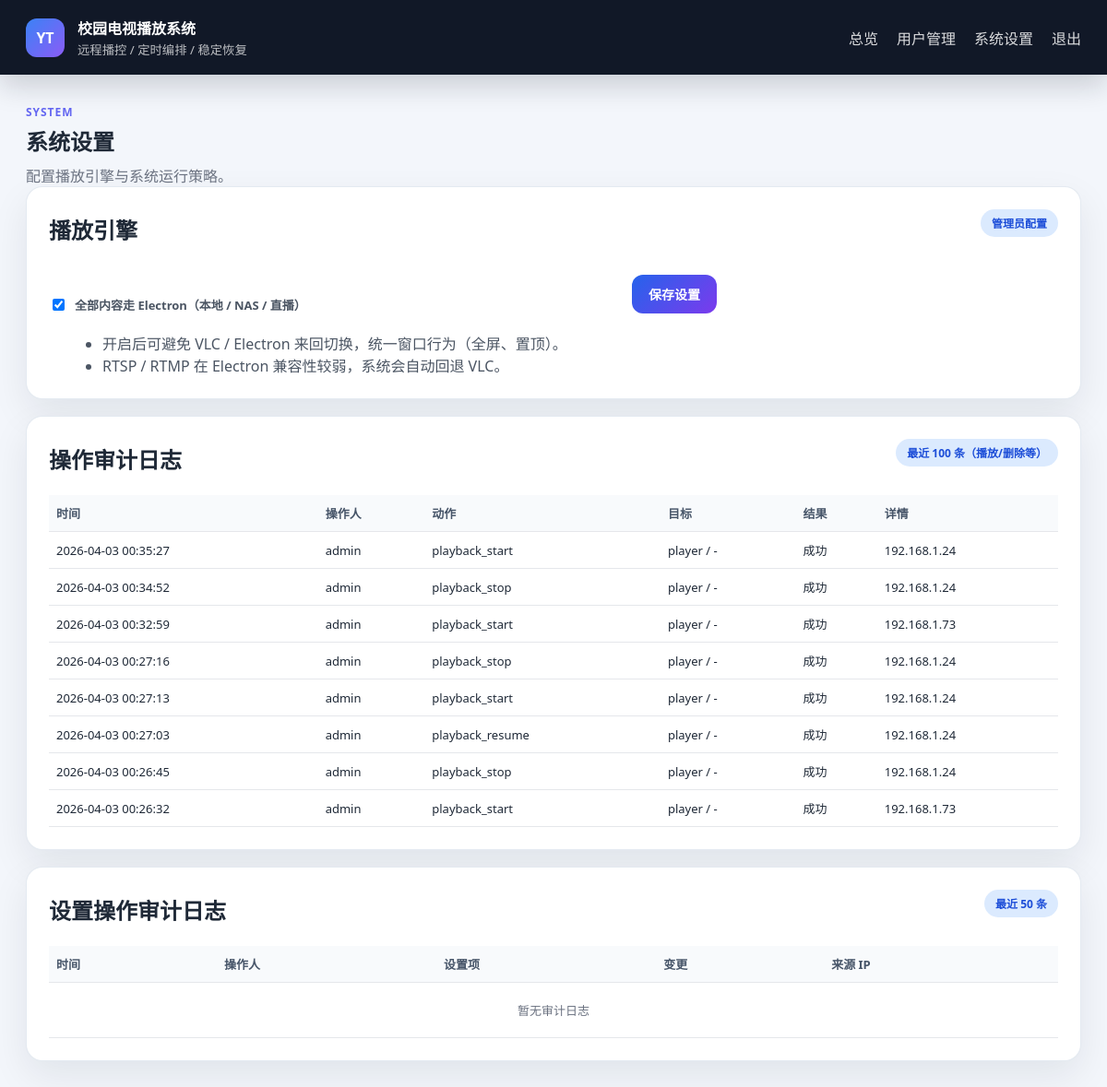
Before: /settings (signed in) with the older database file.
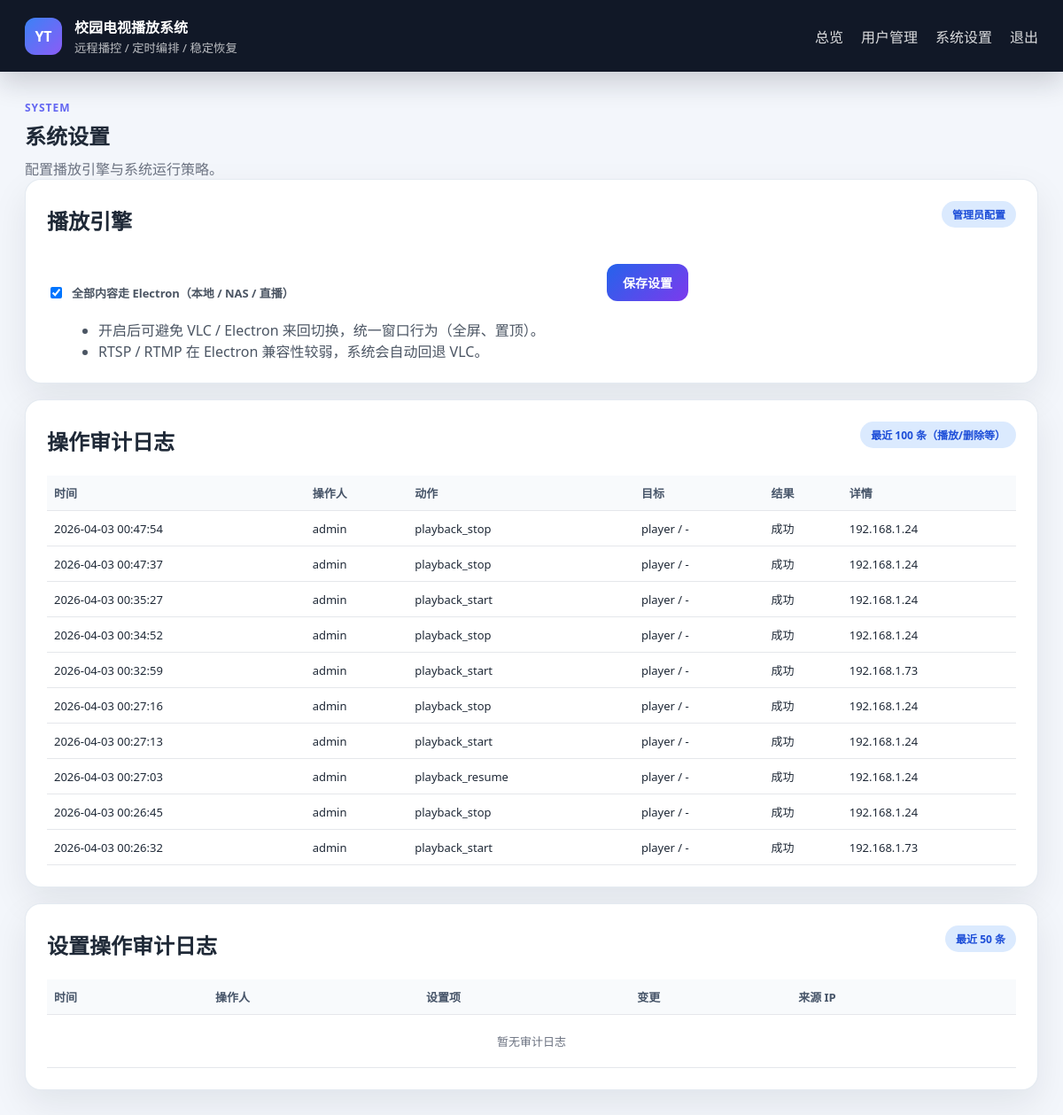
After: the same page with the newer database file.
### models.py (models this page shows, shortened)
class OperationAuditLog(db.Model):
    __tablename__ = "operation_audit_log"
    id = db.Column(db.Integer, primary_key=True)
    action = db.Column(db.String(100), nullable=False, index=True)  # playback_start / playback_stop / schedule_delete
    target_type = db.Column(db.String(50), nullable=False, default="system")  # schedule/player/system
    target_id = db.Column(db.String(100), nullable=False, default="")
    success = db.Column(db.Boolean, nullable=False, default=True)
    detail = db.Column(db.String(500), nullable=False, default="")
    operator_user_id = db.Column(db.Integer, nullable=True, index=True)
    operator_username = db.Column(db.String(50), nullable=False, default="")
    remote_addr = db.Column(db.String(100), nullable=False, default="")
    user_agent = db.Column(db.String(500), nullable=False, default="")
    created_at = db.Column(db.DateTime, nullable=False, default=datetime.now, index=True)

### web/routes.py (the view, shortened to what this page needs)
@main.route("/settings", methods=["GET", "POST"])
@login_required
def settings():
    if not current_user.is_admin:
        flash("只有管理员可以访问系统设置。", "error")
        return redirect(url_for("main.index"))
    all_play_via_electron = _get_setting_bool(SETTING_KEY_ALL_ELECTRON, Config.ALL_PLAY_VIA_ELECTRON)
    audit_logs = (
        SettingAuditLog.query.order_by(SettingAuditLog.created_at.desc(), SettingAuditLog.id.desc())
        .limit(50)
        .all()
    )
    operation_logs = (
        OperationAuditLog.query.order_by(OperationAuditLog.created_at.desc(), OperationAuditLog.id.desc())
        .limit(100)
        .all()
    )
    return render_template(
        "settings.html",
        all_play_via_electron=all_play_via_electron,
        audit_logs=audit_logs,
        operation_logs=operation_logs,
    )

### main.py (called while the page is built)
@login_manager.user_loader
def load_user(user_id):
    try:
        return db.session.get(User, int(user_id))
    except (TypeError, ValueError):
        return None

### web/routes.py (called while the page is built)
def _get_setting_bool(key, default=False):
    item = db.session.get(SystemSetting, key)
    if not item:
        return default
    return str(item.value).strip().lower() in {"1", "true", "yes", "on"}

### templates/settings.html (shortened to what this page needs)
{% extends "base.html" %}
{% block content %}
<section class="page-header">
    <div>
        <span class="eyebrow">System</span>
        <h1>系统设置</h1>
        <p>配置播放引擎与系统运行策略。</p>
    </div>
</section>
<section class="panel">
    <div class="panel-head">
        <h2>播放引擎</h2>
        <span class="chip info">管理员配置</span>
    </div>
    <form method="post" action="{{ url_for('main.settings') }}" class="schedule-form">
        <label class="check-field">
            <input type="checkbox" name="all_play_via_electron" {% if all_play_via_electron %}checked{% endif %}>
            <span>全部内容走 Electron（本地 / NAS / 直播）</span>
        </label>
        <div class="form-actions">
            <button type="submit" class="btn btn-primary">保存设置</button>
        </div>
    </form>
    <ul class="hint-list">
        <li>开启后可避免 VLC / Electron 来回切换，统一窗口行为（全屏、置顶）。</li>
        <li>RTSP / RTMP 在 Electron 兼容性较弱，系统会自动回退 VLC。</li>
    </ul>
</section>
<section class="panel">
    <div class="panel-head">
        <h2>操作审计日志</h2>
        <span class="chip info">最近 100 条（播放/删除等）</span>
    </div>
    <div class="table-wrap">
        <table class="audit-table">
            <thead>
                <tr>
                    <th>时间</th>
                    <th>操作人</th>
                    <th>动作</th>
                    <th>目标</th>
                    <th>结果</th>
                    <th>详情</th>
                </tr>
            </thead>
            <tbody>
                {% for item in operation_logs %}
                <tr>
                    <td>{{ item.created_at.strftime('%Y-%m-%d %H:%M:%S') }}</td>
                    <td>{{ item.operator_username or ('UID:' ~ item.operator_user_id) }}</td>
                    <td>{{ item.action }}</td>
                    <td>{{ item.target_type }} / {{ item.target_id or '-' }}</td>
                    <td>{{ '成功' if item.success else '失败' }}</td>
                    <td title="{{ item.user_agent }}">{{ item.detail or item.remote_addr }}</td>
                </tr>
                {% else %}
                <tr>
                    <td colspan="6" class="empty-cell">暂无操作审计日志</td>
                </tr>
                {% endfor %}
            </tbody>
        </table>
    </div>
</section>
<section class="panel">
    <div class="panel-head">
        <h2>设置操作审计日志</h2>
        <span class="chip info">最近 50 条</span>
    </div>
    <div class="table-wrap">
        <table class="audit-table">
            <thead>
                <tr>
                    <th>时间</th>
                    <th>操作人</th>
                    <th>设置项</th>
                    <th>变更</th>
                    <th>来源 IP</th>
                </tr>
            </thead>
            <tbody>
                {% for item in audit_logs %}
                <tr>
                    <td>{{ item.created_at.strftime('%Y-%m-%d %H:%M:%S') }}</td>
                    <td>{{ item.operator_username or ('UID:' ~ item.operator_user_id) }}</td>
                    <td>{{ item.setting_key }}</td>
                    <td>{{ item.old_value }} → {{ item.new_value }}</td>
                    <td title="{{ item.user_agent }}">{{ item.remote_addr }}</td>
                </tr>
                {% else %}
                <tr>
                    <td colspan="5" class="empty-cell">暂无审计日志</td>
                </tr>
                {% endfor %}
            </tbody>
        </table>
    </div>
</section>
{% endblock %}

### templates/base.html (shortened to what this page needs)
<!DOCTYPE html>
<html lang="zh-CN">
<head>
    <link rel="stylesheet" href="{{ url_for('static', filename='styles.css') }}">
</head>
<body class="{% block body_class %}{% endblock %}">
    {% if current_user.is_authenticated %}
    <header class="topbar">
        <div class="brand">
            <span class="brand-mark">YT</span>
            <div>
                <strong>校园电视播放系统</strong>
                <small>远程播控 / 定时编排 / 稳定恢复</small>
            </div>
        </div>
        <nav class="nav-links">
            <a href="{{ url_for('main.index') }}">总览</a>
            {% if current_user.is_admin %}
            <a href="{{ url_for('main.manage_users') }}">用户管理</a>
            <a href="{{ url_for('main.settings') }}">系统设置</a>
            {% endif %}
            <a href="{{ url_for('main.logout') }}">退出</a>
        </nav>
    </header>
    {% endif %}
    <main class="page-shell">
        {% block content %}{% endblock %}
    </main>
</body>
</html>

### static/styles.css (style rules this page uses)
* { box-sizing: border-box; }
body { margin: 0; font-family: "Segoe UI", "Microsoft YaHei", sans-serif; color: #1f2937; background: #f3f6fb; }
a { color: inherit; text-decoration: none; }
.topbar { display: flex; justify-content: space-between; align-items: center; padding: 18px 28px; background: #111827; color: #fff; box-shadow: 0 12px 30px rgba(17, 24, 39, 0.18); }
.brand { display: flex; align-items: center; gap: 14px; }
.brand-mark { width: 42px; height: 42px; display: inline-flex; align-items: center; justify-content: center; border-radius: 12px; background: linear-gradient(135deg, #3b82f6, #8b5cf6); font-weight: 700; }
.brand small { display: block; color: rgba(255, 255, 255, 0.72); margin-top: 2px; }
.nav-links { display: flex; gap: 20px; }
.nav-links a { color: rgba(255, 255, 255, 0.85); }
.page-shell { max-width: 1280px; margin: 0 auto; padding: 28px; }
.page-header, .panel-head { display: flex; justify-content: space-between; align-items: flex-start; gap: 16px; }
.page-header h1, .panel-head h2 { margin: 4px 0 8px; }
.page-header p, .panel-head p { margin: 0; color: #6b7280; }
.eyebrow { display: inline-block; font-size: 12px; letter-spacing: 0.08em; text-transform: uppercase; color: #6366f1; font-weight: 700; }
.soft-badge, .chip { display: inline-flex; align-items: center; border-radius: 999px; padding: 6px 12px; font-size: 12px; font-weight: 700; background: #e5e7eb; color: #374151; }
.chip.info { background: #dbeafe; color: #1d4ed8; }
.stat-card, .panel, .auth-card, .user-card, .screen-card, .schedule-card { background: #fff; border-radius: 18px; box-shadow: 0 16px 40px rgba(15, 23, 42, 0.08); border: 1px solid rgba(226, 232, 240, 0.9); }
.panel { padding: 24px; margin-bottom: 18px; }
.btn { border: none; border-radius: 12px; padding: 11px 18px; font-size: 14px; font-weight: 700; cursor: pointer; }
.btn-primary { background: linear-gradient(135deg, #2563eb, #7c3aed); color: #fff; }
.schedule-form { display: grid; grid-template-columns: repeat(3, minmax(0, 1fr)); gap: 16px; margin-top: 18px; }
.field, .check-field { display: flex; flex-direction: column; gap: 8px; }
.field span, .check-field span { font-size: 13px; color: #4b5563; font-weight: 700; }
.check-field { flex-direction: row; align-items: center; margin-top: 29px; }
.form-actions { display: flex; align-items: flex-end; justify-content: flex-end; }
.hint-list { margin: 20px 0 0 18px; color: #4b5563; }
.table-wrap { overflow: auto; margin-top: 14px; }
.audit-table { width: 100%; border-collapse: collapse; font-size: 13px; }
.audit-table th, .audit-table td { border-bottom: 1px solid #e5e7eb; padding: 10px 8px; text-align: left; white-space: nowrap; }
.audit-table th { color: #475569; font-weight: 700; background: #f8fafc; position: sticky; top: 0; }
.audit-table .empty-cell { text-align: center; color: #6b7280; padding: 20px 8px; }

Changed rows visible on the page:
added OperationAuditLog: created_at "2026-04-03 00:47:54", operator_username "admin", action "playback_stop", target_type "player", target "-", success "成功", detail+remote_addr "192.168.1.24"
added OperationAuditLog: created_at "2026-04-03 00:47:37", operator_username "admin", action "playback_stop", target_type "player", target "-", success "成功", detail+remote_addr "192.168.1.24"
